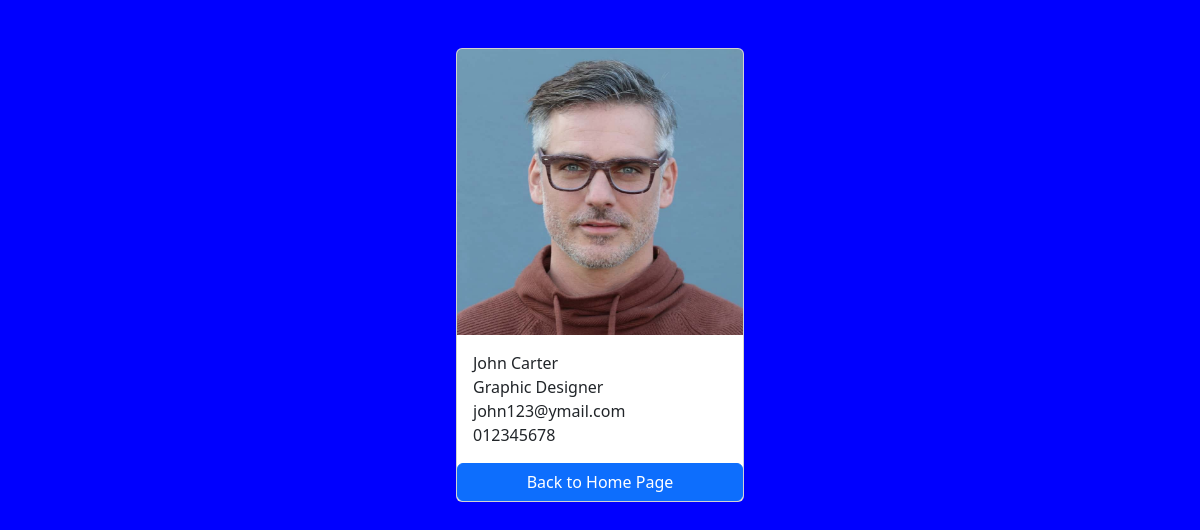
Screenshot of /employees/2/ with the database file from the repository.
### employees/models.py (models this page shows, shortened)
class Employee(models.Model):
    first_name = models.CharField(max_length=100)
    last_name = models.CharField(max_length=100)
    photo = models.ImageField(upload_to='images')
    designation = models.CharField(max_length=100)
    email_address = models.EmailField(max_length=100, unique=True)
    phone_number = models.CharField(max_length=12, blank=True)
    created_at = models.DateTimeField(auto_now_add=True)
    updated_at = models.DateTimeField(auto_now=True)

### employees/views.py (the view)
# urls.py: path('<int:pk>/', views.employee_detail, name='employee_detail'),
def employee_detail(request, pk):
    employee = get_object_or_404(Employee, pk=pk)
    context = {
        'employee': employee,
    }
    return render(request, 'employee_detail.html', context)

### templates/employee_detail.html (shortened to what this page needs)
{% load static %}
<!DOCTYPE html>
<html lang="en">
<head>
    <link href="https://cdn.jsdelivr.net/npm/bootstrap@5.3.3/dist/css/bootstrap.min.css" rel="stylesheet">
  <link rel="stylesheet" href="{% static 'css/style.css' %}">
  </head>
<body>
    <div class="container pt-5">
    <div class="card mx-auto" style="width: 18rem;">
    <img class="card-img-top" src="{{ employee.photo.url }}" alt="Employee Photo">
    <div class="card-body">
        <p class="card-text m-0">{{ employee.first_name }} {{ employee.last_name }}</p>
        <p class="card-text m-0">{{ employee.designation }}</p>
        <p class="card-text m-0">{{ employee.email_address }}</p>
        <p class="card-text m-0">{{ employee.phone_number }}</p>
    </div>
    <a href="{% url 'home' %}" class="btn btn-primary">Back to Home Page</a>
    </div>
    </div>
</body>
</html>

### mysite/static/css/style.css (style rules this page uses)
body { background-color: blue; }

### rows the page displays
Employee: photo (picture), first_name "John", last_name "Carter", designation "Graphic Designer", email_address "john123@ymail.com", phone_number "012345678"
